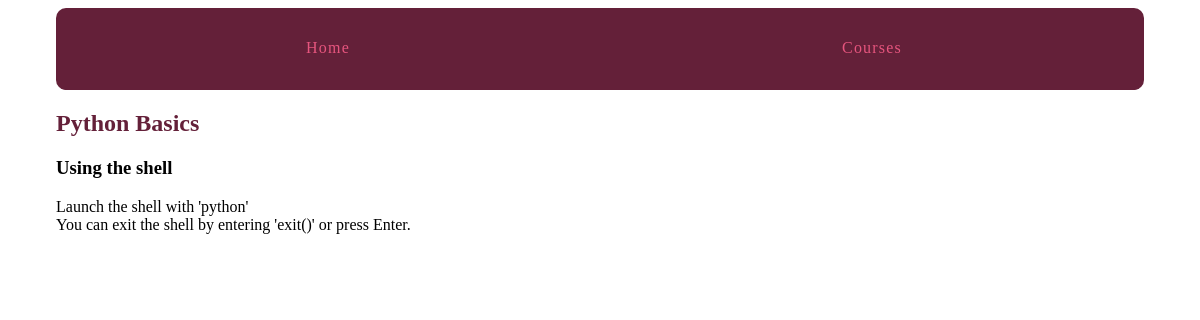
Page /courses/1/2/ on the committed database.
### courses/models.py (models this page shows, shortened)
class Step(models.Model):
    title = models.CharField(max_length=255)
    description = models.TextField()
    content = models.TextField(blank=True, default='')
    order = models.IntegerField(default=0)
    course = models.ForeignKey(Course)
    class Meta:
        ordering = ['order',]

class Course(models.Model):
    created_at = models.DateTimeField(auto_now_add=True)
    title = models.CharField(max_length=255)
    description = models.TextField()

### courses/views.py (the view)
# urls.py: url(r'(?P<course_pk>\d+)/(?P<step_pk>\d+)/$', views.step_detail, name='step'),
def step_detail(request, course_pk, step_pk):
    step = get_object_or_404(Step, course_id = course_pk, pk = step_pk)
    return render(request, 'courses/step_detail.html', {'step': step})

### courses/templates/courses/step_detail.html (shortened to what this page needs)
{% extends "layout.html" %}
{% block content %}
<article>
    <h2><a href="{% url 'courses:detail' pk=step.course.pk %}">{{step.course.title}}</a></h2>
    <h3>{{ step.title }}</h3>
    {{ step.content|linebreaks }}
</article>
{% endblock %}

### assets/css/layout.css (style rules this page uses)
html { box-sizing: border-box; }
*, *::after, *::before { box-sizing: inherit; }
article h2 a, article h3 a { color: #642039; text-decoration: none; }

### rows in the picture
Step: course "Python Basics", title "Using the shell", content "Launch the shell with 'python' You can exit the shell by entering 'exit()' or press Enter."
